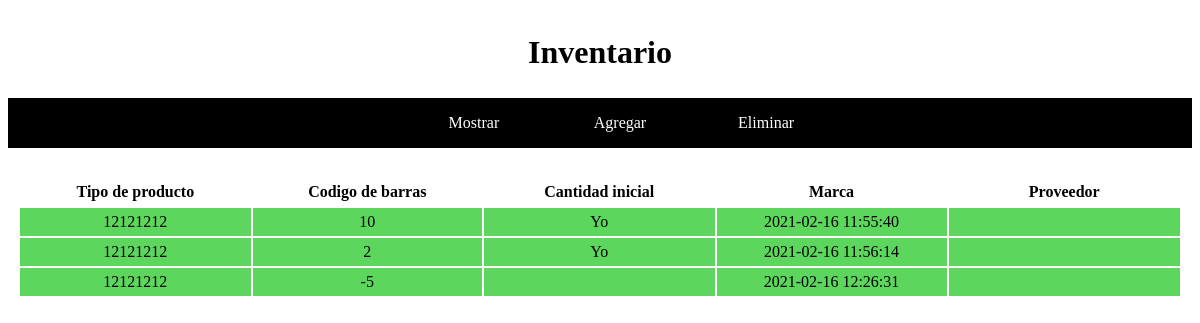
The app's page /mostrarDP.php with its own data.
### tables this page shows
CREATE TABLE "Almacen" (
	"CodigoDeBarras"	varchar(25) NOT NULL,
	"CantidadInicial"	INTEGER NOT NULL DEFAULT '1',
	"Proveedor"	TEXT,
	"fecha"	TIMESTAMP DEFAULT CURRENT_TIMESTAMP
);

### mostrarDP.php (the view, shortened to what this page needs)
<!DOCTYPE html>
<html>
<head>
    <link rel="stylesheet" href="./estilo.css">
</head>
<body>
<header><h1 style={position:relative}>Inventario</h1></header>
<nav>
    <ul>
        <li><a href="./mostrarDP.php"> Mostrar </a></li>
        <li><a href="./insertar.php"> Agregar </a></li>
        <li><a href="./eliminar.php"> Eliminar </a></li>
    </ul>
</nav>
<?php
$bd = new MiBD();
$resultado = $bd->query("SELECT * FROM Almacen");
echo "<table>";
echo "<tr>";
echo "<th> Tipo de producto </th>";
echo "<th> Codigo de barras </th>";
echo "<th> Cantidad inicial </th>";
echo "<th> Marca </th>";
echo "<th> Proveedor </th>";
echo "</tr>";
echo "<br>";
while ($row = $resultado->fetchArray()) {
    $CantidadActual = $bd->query("SELECT CantidadActual FROM Recordar WHERE CodigoDeBarras='$row[1]'");
    $CantidadActual2 = $CantidadActual-> fetchArray();
    $CantidadAviso = $bd->query("SELECT RecordarCant FROM Recordar WHERE CodigoDeBarras='$row[1]'");
    $CantidadAviso2 =  $CantidadAviso -> fetchArray();
    if ($CantidadActual2[0] < $CantidadAviso2[0]){
        echo "<tr class='CantRojo'>";
    }
    else{
        echo "<tr class='CantVerde'>";
    }
    echo "<td> $row[0] </td>";
    echo "<td> $row[1] </td>";
    echo "<td> $row[2] </td>";
    echo "<td> $row[3] </td>";
    echo "<td> $row[4] </td>";
    echo "</tr>";
}
echo "</table>";
?>
</body>
</html>

### estilo.css (style rules this page uses)
header { position:relative; margin:auto; text-align:center; padding:5px; }
nav { position:relative; margin:auto; width:100%; height:auto; background:black; }
nav ul { position:relative; margin:auto; width:50%; text-align: center; }
nav ul li { display:inline-block; width:24%; line-height:50px; list-style: none; }
nav ul li a { color:white; text-decoration: none; }
table { position: relative; margin: auto; text-align: center; padding: 10px; }
th, td { padding: 5px; width: 240px; }
.CantVerde { background-color: hsl(120, 60%, 60%); }

### records on screen
almacen: CodigoDeBarras "12121212", CantidadInicial "10", Proveedor "Yo", fecha "2021-02-16 11:55:40"
almacen: CodigoDeBarras "12121212", CantidadInicial "2", Proveedor "Yo", fecha "2021-02-16 11:56:14"
almacen: CodigoDeBarras "12121212", CantidadInicial "-5", fecha "2021-02-16 12:26:31"
